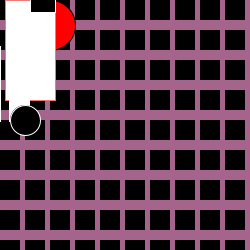
Frame 1 (no input)
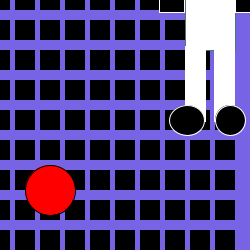
Frame 60 (the mouse pressed at the canvas centre just before this capture)
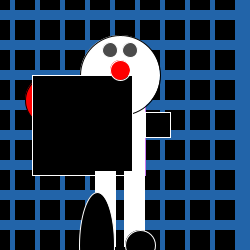
Frame 120 (the mouse held since frame 60 and released just before this capture)

The Processing sketch that drew these frames (run headless with seeded random() and noise(); from frame 60 on, the mouse is pressed at the canvas centre):

// Processing sketch: processing_79167
// ── processing_79167.pde

//global variables 
int x =0; //position of x
int speed=5;//speed of x
int y=20;
int yspeed=5;

int test=0;// global variable this function changes the size of the mans fist and leg

//set the size of the window 
void setup(){
size (250,250);
background(0);
smooth();

}

void draw(){
  background( random(0,255), 100, random(100,255) );// iv randomised the red and green in this function
  
if (mousePressed){//when mouse is pressed man will stop and punch and kick
   x = mouseX;
   test = 75;
  } else { 
    test = 0;
    
  }
 
  
   for (int x = 0; x < width; x+=25) {//the distance between each rect on the grid 
  for (int y = 0; y < height; y+=30) {
    noStroke();
    fill(0);
    rect(x,y,20,20);// the size of each rect on the grid
  }
}
  
  //this function is for making the man move across the width of the screen only to return
 
  x=x+speed;//
  if((x>width)||(x< 0)){
    speed=speed*-1;
 
  }
  
  
  y=y+yspeed;
  if (( y > height) || (y<0) ){
    yspeed=yspeed*-1;
  }
  
 stroke(0);
 fill(255,0,0);
 ellipse(50,y,50,50);
  
//draw mans body
stroke( random(0,255),120, random(75,255));
fill(255);
rect(x,mouseY,50,100);
smooth();

//draw mans head
stroke(0);
fill(255);
ellipse(x,mouseY-50,80,80);
smooth();

//draw mans arms
rectMode(CENTER);
stroke(255);
fill(0);
rect(x-38,mouseY,25+test,25+test); // left arm int variable used in this to add size 
rect(x+38,mouseY,25,25); // right arm

smooth();

//draw mans eyes
fill(test);
ellipse(x-10,mouseY-75,15,15);
ellipse(x+10,mouseY-75,15,15);
smooth();

//draw mans nose
fill(255,0,0);
ellipse(x,mouseY-55,20,20);
smooth();

//draw mans legs
fill(255);
rect(x-15,mouseY+84,20,75);
rect(x+14,mouseY+84,20,75);
smooth();

//draw mans feet
stroke(255);
fill(0);
ellipse(x+20,mouseY+120,30,30);
ellipse(x-23,mouseY+120,35,30+test);//int variable 
smooth();

}
